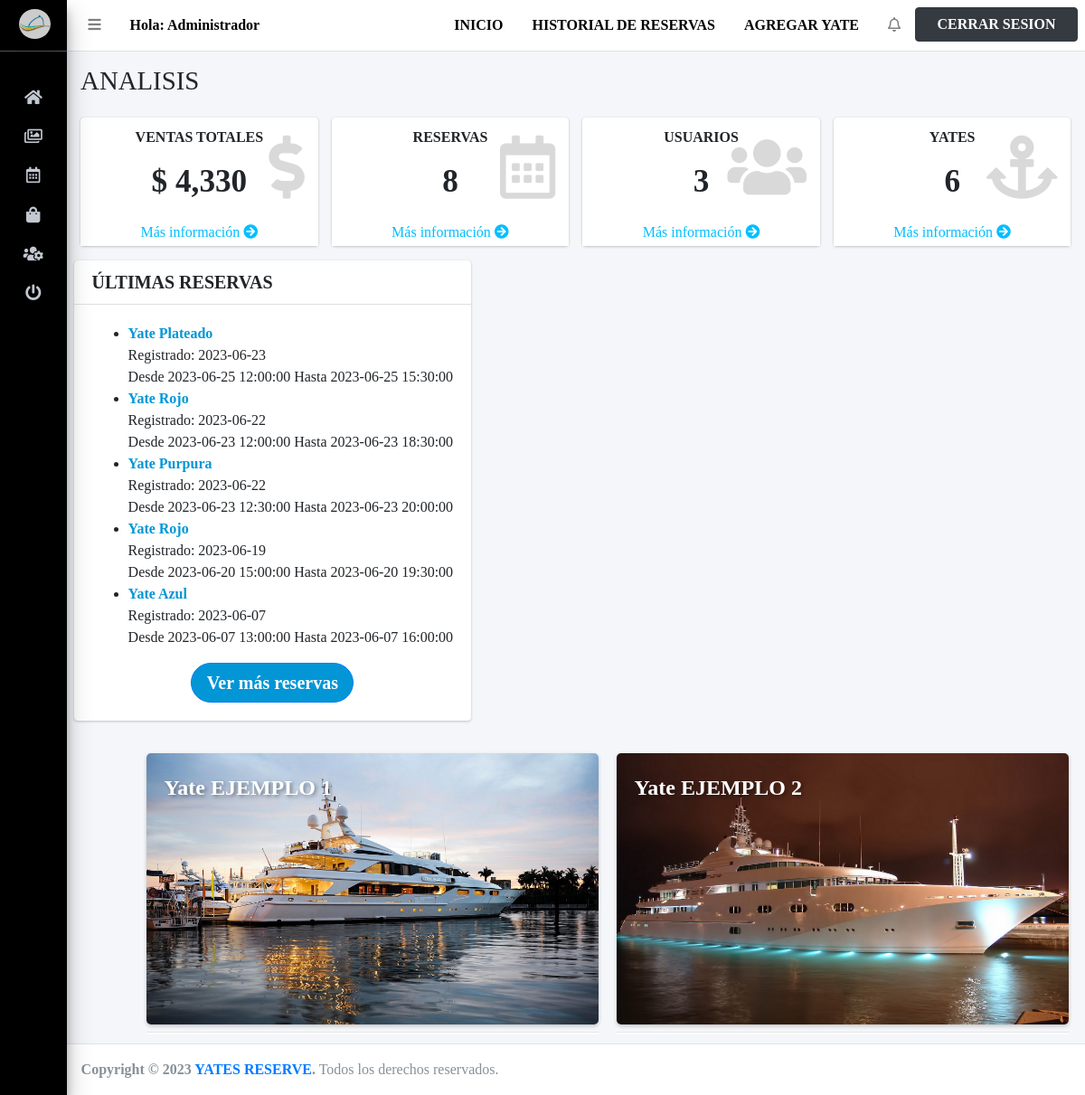
The page / (signed in) on the database its author committed.
### tables this page shows
CREATE TABLE `administradores` (
  `id` int(11) NOT NULL,
  `perfil` text NOT NULL,
  `nombre` text NOT NULL,
  `usuario` text NOT NULL,
  `password` text NOT NULL,
  `estado` int(11) NOT NULL,
  `fecha` timestamp NOT NULL DEFAULT current_timestamp() ON UPDATE current_timestamp()
);

CREATE TABLE `reservas` (
  `id` int(11) NOT NULL,
  `yate_id` int(11) NOT NULL,
  `administrador_id` int(11) NOT NULL,
  `fecha_reserva` date NOT NULL,
  `fecha_inicio` datetime NOT NULL,
  `fecha_salida` datetime NOT NULL,
  `pago_reserva` float DEFAULT NULL,
  `nombre` varchar(255) DEFAULT NULL,
  `correo` varchar(255) DEFAULT NULL,
  `telefono` varchar(255) DEFAULT NULL
);

CREATE TABLE `yates` (
  `id` int(11) NOT NULL,
  `nombre` varchar(50) DEFAULT NULL,
  `capacidad` int(11) DEFAULT NULL,
  `precio` float DEFAULT NULL,
  `descripcion` varchar(255) DEFAULT NULL,
  `imagen` varchar(255) DEFAULT NULL
);

### controladores/plantilla.controlador.php (called while the page is built)
<?php
class ControladorPlantilla{
	public function ctrPlantilla(){
		include "vistas/plantilla.php";
	}
}

### index.php (called while the page is built, shortened)
<?php
	require_once "controladores/plantilla.controlador.php";
	require_once "controladores/administradores.controlador.php";
	require_once "modelos/administradores.modelo.php";
	$plantilla = new ControladorPlantilla();
	$plantilla -> ctrPlantilla();

### controladores/administradores.controlador.php (called while the page is built, shortened)
<?php
class ControladorAdministradores {
static public function ctrMostrarAdministradores($item, $valor){
		$tabla = "administradores";
		$respuesta = ModeloAdministradores::mdlMostrarAdministradores($tabla, $item, $valor);
		return $respuesta;
	}
}

### modelos/conexion.php (called while the page is built)
<?php
Class Conexion{
	static public function conectar(){
		$link = new PDO("mysql:host=localhost;dbname=reservas-yate",
						"root",
						"");
		$link->exec("set names utf8");
		return $link;
	}
}

### modelos/administradores.modelo.php (called while the page is built, shortened)
<?php
require_once "conexion.php";
class ModeloAdministradores{
	static public function mdlMostrarAdministradores($tabla, $item, $valor){
		if($item != null && $valor != null){
			$stmt = Conexion::conectar()->prepare("SELECT * FROM $tabla WHERE $item = :$item");
			$stmt->bindParam(":".$item, $valor, PDO::PARAM_STR);
			$stmt -> execute();
			return $stmt -> fetch();
		}else{
			$stmt = Conexion::conectar()->prepare("SELECT * FROM $tabla");
			$stmt -> execute();
			return $stmt -> fetchAll();
			$stmt-> closeCursor();
			$stmt = null;
		}
	}
}

### vistas/paginas/inicio.php (the view, shortened to what this page needs)
<?php
$host = 'localhost';
$dbname = 'reservas-yate';
$user = 'root';
$password = '';
try {
  $pdo = new PDO("mysql:host=$host;dbname=$dbname", $user, $password);
  $pdo->setAttribute(PDO::ATTR_ERRMODE, PDO::ERRMODE_EXCEPTION);
  $reservas_query = "SELECT reservas.*, yates.nombre AS id, yates.precio
                   FROM reservas
                   INNER JOIN yates ON reservas.yate_id = yates.id
                   ORDER BY reservas.fecha_reserva DESC
                   LIMIT 5;";
  $reservas_stmt = $pdo->query($reservas_query);
  $reservas = $reservas_stmt->fetchAll(PDO::FETCH_ASSOC);
  $sql = "SELECT SUM(pago_reserva) AS total_pagos FROM reservas";
  $stmt = $pdo->prepare($sql);
  $stmt->execute();
  $total_pagos = $stmt->fetch(PDO::FETCH_ASSOC)['total_pagos'];
  $sql = "SELECT COUNT(*) as count FROM reservas";
  $stmt = $pdo->prepare($sql);
  $stmt->execute();
  $count = $stmt->fetch(PDO::FETCH_ASSOC)['count'];
  $sql = "SELECT COUNT(*) as count2 FROM administradores";
  $stmt = $pdo->prepare($sql);
  $stmt->execute();
  $count2 = $stmt->fetch(PDO::FETCH_ASSOC)['count2'];
  $sql = "SELECT COUNT(*) as count3 FROM yates";
  $stmt = $pdo->prepare($sql);
  $stmt->execute();
  $count3 = $stmt->fetch(PDO::FETCH_ASSOC)['count3'];
} catch (PDOException $e) {
  echo "Error de conexión a la base de datos: " . $e->getMessage();
  die();
}
?>
<div class="content-wrapper" style="min-height: 717px;">
  <section class="content-header">
    <div class="container-fluid">
      <div class="row mb-2">
        <div class="col-sm-6">
          <h1>ANALISIS</h1>
        </div>
      </div>
    </div>
  </section>
  <section class="content">
    <div class="container-fluid">
      <div class="row">
        <div class="col-12 col-sm-6 col-lg-3">
          <div class="small-box" style="background-color: white;">
            <div class="inner" style="text-align: center;">
              <p class="text-uppercase"><strong>VENTAS TOTALES</strong></p>
              <h3>$ <span>
                  <?= number_format($total_pagos) ?>
                </span></h3>
            </div>
            <div class="icon">
              <i class="fas fa-dollar-sign"></i>
            </div>
            <a href="reservas" class="small-box-footer" style="color: #00BFFF;background-color: white;">Más información
              <i class="fa fa-arrow-circle-right"></i></a>
          </div>
        </div>
        <div class="col-12 col-sm-6 col-lg-3">
          <div class="small-box" style="background-color: white;">
            <div class="inner" style="text-align: center;">
              <p class="text-uppercase"><strong>RESERVAS</strong></p>
              <h3>
                <?= $count ?>
              </h3>
            </div>
            <div class="icon">
              <i class="far fa-calendar-alt"></i>
            </div>
            <a href="reservas" class="small-box-footer" style="color: #00BFFF;background-color: white;">Más información
              <i class="fa fa-arrow-circle-right"></i></a>
          </div>
        </div>
        <div class="col-12 col-sm-6 col-lg-3">
          <div class="small-box" style="background-color: white;">
            <div class="inner" style="text-align: center;">
              <p class="text-uppercase"><strong>USUARIOS</strong></p>
              <h3>
                <?= $count2 ?>
              </h3>
            </div>
            <div class="icon">
              <i class="fas fa-users"></i>
            </div>
            <a href="administradores" class="small-box-footer" style="color: #00BFFF;background-color: white;">Más información
              <i class="fa fa-arrow-circle-right"></i></a>
          </div>
        </div>
        <div class="col-12 col-sm-6 col-lg-3">
          <div class="small-box" style="background-color: white;">
            <div class="inner" style="text-align: center;">
              <p class="text-uppercase"><strong>Yates</strong></p>
              <h3>
                <?= $count3 ?>
              </h3>
            </div>
            <div class="icon">
              <i class="fas fa-anchor"></i>
            </div>
            <a href="usuarios" class="small-box-footer" style="color: #00BFFF ;background-color: white;">Más información
              <i class=" fa fa-arrow-circle-right"></i></a>
          </div>
        </div>
        <div class="card card-outline">
          <div class="card-header">
            <h5 class="m-0"><strong>ÚLTIMAS RESERVAS</strong></h5>
          </div>
          <div class="card-body">
            <ul>
              <?php foreach ($reservas as $reserva): ?>
                <li>
                  <strong style="color: rgb(2, 150, 214);">
                    <?= $reserva['id'] ?>
                  </strong><br>
                  Registrado:
                  <?= $reserva['fecha_reserva'] ?><br> Desde
                  <?= $reserva['fecha_inicio'] ?> Hasta
                  <?= $reserva['fecha_salida'] ?>
                </li>
              <?php endforeach; ?>
            </ul>
            <div>
              <div style="text-align: center;">
                <a href="reservas" class="btn btn-primary btn-block btn-flat"
                  style="background-color: rgb(2, 150, 214); font-size: 20px; border-radius: 30px; width: 180px; font-weight: bold; display: inline-block;">Ver
                  más reservas</a>
              </div>
            </div>
          </div>
        </div>
        <div class="images-container">
  <div class="image-container">
    <div class="image-title">Yate EJEMPLO 1</div>
    <img src="vistas/paginas/images/yate3.jpg" alt="Imagen 1" class="medium-image">
    <hr class="image-separator">
  </div>
  <div class="image-container">
    <div class="image-title">Yate EJEMPLO 2</div>
    <img src="vistas/paginas/images/yate2.jpg" alt="Imagen 2" class="medium-image">
    <hr class="image-separator">
  </div>
</div>
    </div>
  </section>
</div>

### vistas/paginas/modulos/header.php (shortened to what this page needs)
<nav class="main-header navbar navbar-expand navbar-white navbar-light border-bottom">
  <ul class="navbar-nav">
    <li class="nav-item">
      <a class="nav-link" data-widget="pushmenu" href="#"><i class="fas fa-bars"></i></a>
    </li>
    <li class="nav-item d-none d-sm-inline-block">
    <a class="nav-link" style="font-weight: bold; color: black;">
  Hola: <?php echo $admin["nombre"]; ?>
</a>
    </li>
  </ul>
  <ul class="navbar-nav ml-auto" class="breadcrumb float-sm-right">
    <li class="nav-item d-none d-sm-inline-block">
    <a class="nav-link" href="inicio" style="color: black; font-weight: bold;">INICIO</a>
    </li>
    <li class="nav-item d-none d-sm-inline-block">
    <a class="nav-link black-link" href="reservas" style="color: black; font-weight: bold;">HISTORIAL DE RESERVAS</a>
    </li>
    <?php if ($admin["perfil"] == "Administrador"): ?>
    <li class="nav-item d-none d-sm-inline-block">
      <a class="nav-link" href="mantenimiento"  style="color: black; font-weight: bold;">AGREGAR YATE </a>
    </li>
    <?php endif ?>
    <li class="nav-item dropdown">
      <a class="nav-link" data-toggle="dropdown" href="#" aria-expanded="false">
        <i class="far fa-bell"></i>
      </a>
    </li>
            <li class="user-body">
              <div class="pull-right">
              <a href="salir" class="btn btn-dark"  style="width: 180px; font-weight: bold; ">CERRAR SESION</a>
              </div>
    </ul>
  </nav>

### vistas/plantilla.php (style rules this page uses)
body { font-family: 'Roboto Slab', serif; }

### vistas/paginas/inicio.php (style rules this page uses)
.images-container { display: flex; align-items: center; justify-content: flex-start; margin-top: 20px; margin-left: 80px; }
.image-container { display: flex; flex-direction: column; align-items: center; margin-right: 20px; position: relative; }
.image-title { position: absolute; top: 20px; left: 20px; font-size: 24px; font-weight: bold; color: white; text-shadow: 2px 2px 4px rgba(0, 0, 0, 0.4); }
.image-separator { width: 100%; height: 2px; background-color: white; margin-top: 8px; margin-bottom: 10px; }
.images-container img { width: 500px; height: 300px; border-radius: 5px; box-shadow: 0 2px 4px rgba(0, 0, 0, 0.2); object-fit: cover; }

### rows shown on the page
administradores: nombre "Administrador"
reservas: yate.nombre "Yate Plateado", fecha_reserva "2023-06-23", fecha_inicio "2023-06-25 12:00:00", fecha_salida "2023-06-25 15:30:00"
reservas: yate.nombre "Yate Rojo", fecha_reserva "2023-06-22", fecha_inicio "2023-06-23 12:00:00", fecha_salida "2023-06-23 18:30:00"
reservas: yate.nombre "Yate Purpura", fecha_reserva "2023-06-22", fecha_inicio "2023-06-23 12:30:00", fecha_salida "2023-06-23 20:00:00"
reservas: yate.nombre "Yate Rojo", fecha_reserva "2023-06-19", fecha_inicio "2023-06-20 15:00:00", fecha_salida "2023-06-20 19:30:00"
reservas: yate.nombre "Yate Azul", fecha_reserva "2023-06-07", fecha_inicio "2023-06-07 13:00:00", fecha_salida "2023-06-07 16:00:00"

### other values the page prints
$total_pagos "4,330"
$count "8"
$count2 "3"
$count3 "6"
